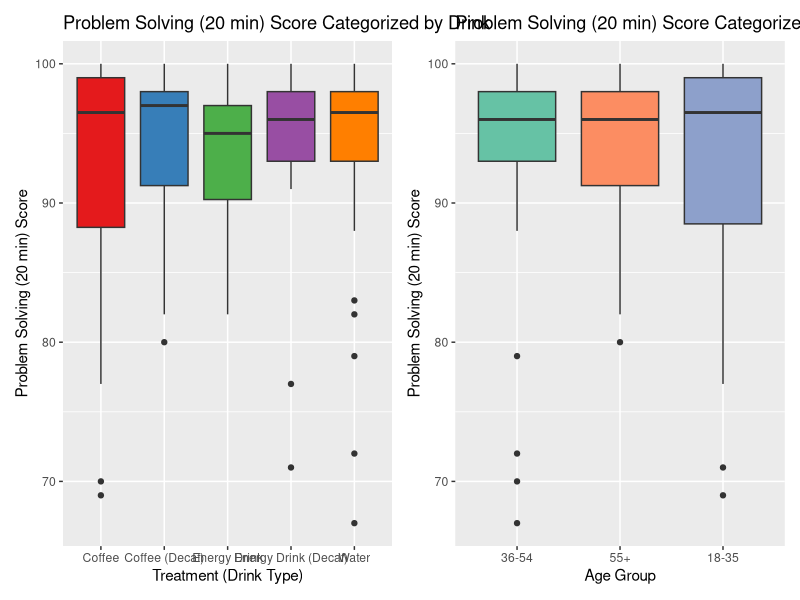

Source code (R):
# Data Key for Blind Data:
# Age Group: (18-35, 36-54, 55+) -> (C, A, B)
# Treatment: (Water, Energy Drink, Energy Drink (Decaf), Coffee
#             Coffee (Decaf)) -> (4, 1, 2, 5, 3)
# Check work with non-blind data:
setwd("C:/Users/srmsi/Documents/University of Toronto/Year 4/Winter 2025/STA305/Project/Beverage-Impact-on-Problem-Solving-STA305H5S2025")
library(tidyverse)
library(patchwork)
data <- read.csv("cleaned_data.csv")
attach(data)

# By Treatment
tr <- ggplot(data, aes(x=treatment, y=score, fill = treatment)) + 
  geom_boxplot() +
  scale_x_discrete(labels = c("Coffee", "Coffee (Decaf)", "Energy Drink", 
                              "Energy Drink (Decaf)", "Water")) +
  scale_fill_brewer(palette = "Set1") + 
  labs(title = "Problem Solving (20 min) Score Categorized by Drink", 
       x="Treatment (Drink Type)", y="Problem Solving (20 min) Score") +
  theme(legend.position = "none")
  
# By Age
ag <- ggplot(data, aes(x=age_group, y=score, fill = age_group)) + 
  geom_boxplot() +
  scale_fill_brewer(palette = "Set2") + 
  scale_x_discrete(labels = c("36-54", "55+", "18-35")) + 
  labs(title = "Problem Solving (20 min) Score Categorized by Age Group", 
       x="Age Group", y="Problem Solving (20 min) Score") +
  theme(legend.position = "none")

(tr + ag) + plot_layout(widths = c(1,1))


